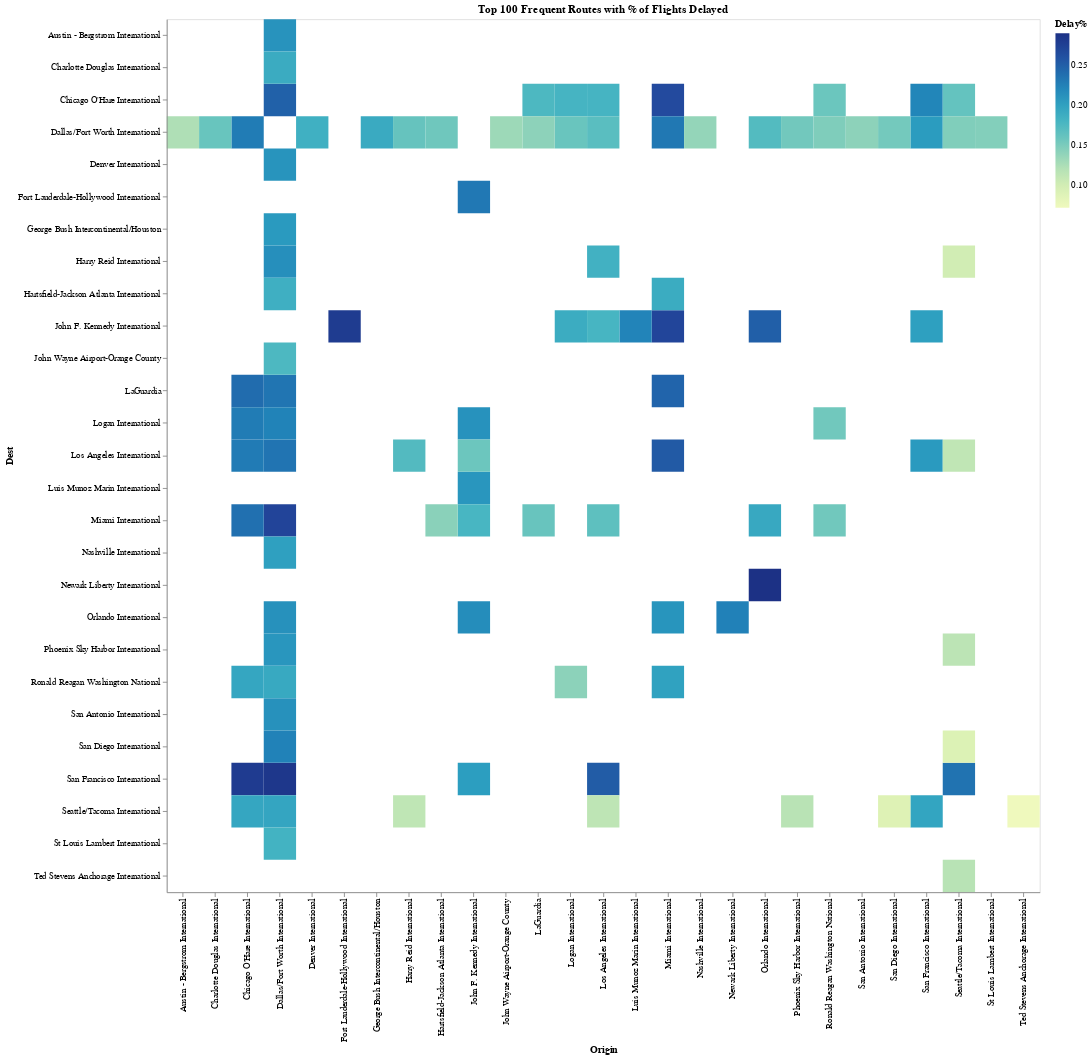

Notebook code for this chart:
### Code cell
cht = alt.Chart(data=top100).mark_rect().encode(
 x='Origin:N',
 y='Dest:N',
 color='Delay%'
)

cht.properties(width=1000, height=1000, title='Top 100 Frequent Routes with % of Flights Delayed')

### Figure 1 — Vega-Lite specification as saved in the notebook (floating-point values rounded to 4 significant figures)
{"config": {"view": {"continuousWidth": 400, "continuousHeight": 300}}, "data": {"name": "data-4fea3e53c117c158569df281a62369bc"}, "mark": "rect", "encoding": {"color": {"type": "quantitative", "field": "Delay%"}, "x": {"type": "nominal", "field": "Origin"}, "y": {"type": "nominal", "field": "Dest"}}, "height": 1000, "title": "Top 100 Frequent Routes with % of Flights Delayed", "width": 1000, "$schema": "https://vega.github.io/schema/vega-lite/v4.8.1.json", "datasets": {"data-4fea3e53c117c158569df281a62369bc": [{"OriginAirportID": 13204, "DestAirportID": 11618, "FL_Num": 16377, "DepDel15": 4761.0, "Origin": "Orlando International", "Dest": "Newark Liberty International", "Delay%": 0.2907, "Route": "Orlando International-Newark Liberty International"}, {"OriginAirportID": 11298, "DestAirportID": 14771, "FL_Num": 21758, "DepDel15": 6205.0, "Origin": "Dallas/Fort Worth International", "Dest": "San Francisco International", "Delay%": 0.2852, "Route": "Dallas/Fort Worth International-San Francisco International"}, {"OriginAirportID": 13930, "DestAirportID": 14771, "FL_Num": 16629, "DepDel15": 4662.0, "Origin": "Chicago O'Hare International", "Dest": "San Francisco International", "Delay%": 0.2804, "Route": "Chicago O'Hare International-San Francisco International"}, {"OriginAirportID": 11697, "DestAirportID": 12478, "FL_Num": 17425, "DepDel15": 4876.0, "Origin": "Fort Lauderdale-Hollywood International", "Dest": "John F. Kennedy International", "Delay%": 0.2798, "Route": "Fort Lauderdale-Hollywood International-John F. Kennedy International"}, {"OriginAirportID": 11298, "DestAirportID": 13303, "FL_Num": 21126, "DepDel15": 5732.0, "Origin": "Dallas/Fort Worth International", "Dest": "Miami International", "Delay%": 0.2713, "Route": "Dallas/Fort Worth International-Miami International"}, {"OriginAirportID": 13303, "DestAirportID": 12478, "FL_Num": 15628, "DepDel15": 4231.0, "Origin": "Miami International", "Dest": "John F. Kennedy International", "Delay%": 0.2707, "Route": "Miami International-John F. Kennedy International"}, {"OriginAirportID": 13303, "DestAirportID": 13930, "FL_Num": 18901, "DepDel15": 5030.0, "Origin": "Miami International", "Dest": "Chicago O'Hare International", "Delay%": 0.2661, "Route": "Miami International-Chicago O'Hare International"}, {"OriginAirportID": 13303, "DestAirportID": 12892, "FL_Num": 16339, "DepDel15": 4152.0, "Origin": "Miami International", "Dest": "Los Angeles International", "Delay%": 0.2541, "Route": "Miami International-Los Angeles International"}, {"OriginAirportID": 12892, "DestAirportID": 14771, "FL_Num": 25095, "DepDel15": 6334.0, "Origin": "Los Angeles International", "Dest": "San Francisco International", "Delay%": 0.2524, "Route": "Los Angeles International-San Francisco International"}, {"OriginAirportID": 13204, "DestAirportID": 12478, "FL_Num": 22622, "DepDel15": 5659.0, "Origin": "Orlando International", "Dest": "John F. Kennedy International", "Delay%": 0.2502, "Route": "Orlando International-John F. Kennedy International"}, {"OriginAirportID": 11298, "DestAirportID": 13930, "FL_Num": 34111, "DepDel15": 8474.0, "Origin": "Dallas/Fort Worth International", "Dest": "Chicago O'Hare International", "Delay%": 0.2484, "Route": "Dallas/Fort Worth International-Chicago O'Hare International"}, {"OriginAirportID": 13303, "DestAirportID": 12953, "FL_Num": 24699, "DepDel15": 6073.0, "Origin": "Miami International", "Dest": "LaGuardia", "Delay%": 0.2459, "Route": "Miami International-LaGuardia"}, {"OriginAirportID": 13930, "DestAirportID": 12953, "FL_Num": 37466, "DepDel15": 9015.0, "Origin": "Chicago O'Hare International", "Dest": "LaGuardia", "Delay%": 0.2406, "Route": "Chicago O'Hare International-LaGuardia"}, {"OriginAirportID": 13930, "DestAirportID": 13303, "FL_Num": 18851, "DepDel15": 4479.0, "Origin": "Chicago O'Hare International", "Dest": "Miami International", "Delay%": 0.2376, "Route": "Chicago O'Hare International-Miami International"}, {"OriginAirportID": 14747, "DestAirportID": 14771, "FL_Num": 20711, "DepDel15": 4874.0, "Origin": "Seattle/Tacoma International", "Dest": "San Francisco International", "Delay%": 0.2353, "Route": "Seattle/Tacoma International-San Francisco International"}, {"OriginAirportID": 11298, "DestAirportID": 12892, "FL_Num": 34455, "DepDel15": 8090.0, "Origin": "Dallas/Fort Worth International", "Dest": "Los Angeles International", "Delay%": 0.2348, "Route": "Dallas/Fort Worth International-Los Angeles International"}, {"OriginAirportID": 11298, "DestAirportID": 12953, "FL_Num": 27897, "DepDel15": 6541.0, "Origin": "Dallas/Fort Worth International", "Dest": "LaGuardia", "Delay%": 0.2345, "Route": "Dallas/Fort Worth International-LaGuardia"}, {"OriginAirportID": 13303, "DestAirportID": 11298, "FL_Num": 20833, "DepDel15": 4842.0, "Origin": "Miami International", "Dest": "Dallas/Fort Worth International", "Delay%": 0.2324, "Route": "Miami International-Dallas/Fort Worth International"}, {"OriginAirportID": 12478, "DestAirportID": 11697, "FL_Num": 17241, "DepDel15": 3997.0, "Origin": "John F. Kennedy International", "Dest": "Fort Lauderdale-Hollywood International", "Delay%": 0.2318, "Route": "John F. Kennedy International-Fort Lauderdale-Hollywood International"}, {"OriginAirportID": 13930, "DestAirportID": 12892, "FL_Num": 24161, "DepDel15": 5564.0, "Origin": "Chicago O'Hare International", "Dest": "Los Angeles International", "Delay%": 0.2303, "Route": "Chicago O'Hare International-Los Angeles International"}, {"OriginAirportID": 13930, "DestAirportID": 10721, "FL_Num": 25489, "DepDel15": 5845.0, "Origin": "Chicago O'Hare International", "Dest": "Logan International", "Delay%": 0.2293, "Route": "Chicago O'Hare International-Logan International"}, {"OriginAirportID": 13930, "DestAirportID": 11298, "FL_Num": 33542, "DepDel15": 7690.0, "Origin": "Chicago O'Hare International", "Dest": "Dallas/Fort Worth International", "Delay%": 0.2293, "Route": "Chicago O'Hare International-Dallas/Fort Worth International"}, {"OriginAirportID": 11618, "DestAirportID": 13204, "FL_Num": 16509, "DepDel15": 3724.0, "Origin": "Newark Liberty International", "Dest": "Orlando International", "Delay%": 0.2256, "Route": "Newark Liberty International-Orlando International"}, {"OriginAirportID": 11298, "DestAirportID": 14679, "FL_Num": 18073, "DepDel15": 4066.0, "Origin": "Dallas/Fort Worth International", "Dest": "San Diego International", "Delay%": 0.225, "Route": "Dallas/Fort Worth International-San Diego International"}, {"OriginAirportID": 11298, "DestAirportID": 10721, "FL_Num": 17431, "DepDel15": 3909.0, "Origin": "Dallas/Fort Worth International", "Dest": "Logan International", "Delay%": 0.2243, "Route": "Dallas/Fort Worth International-Logan International"}, {"OriginAirportID": 14843, "DestAirportID": 12478, "FL_Num": 17470, "DepDel15": 3900.0, "Origin": "Luis Munoz Marin International", "Dest": "John F. Kennedy International", "Delay%": 0.2232, "Route": "Luis Munoz Marin International-John F. Kennedy International"}, {"OriginAirportID": 14771, "DestAirportID": 13930, "FL_Num": 16658, "DepDel15": 3701.0, "Origin": "San Francisco International", "Dest": "Chicago O'Hare International", "Delay%": 0.2222, "Route": "San Francisco International-Chicago O'Hare International"}, {"OriginAirportID": 12478, "DestAirportID": 13204, "FL_Num": 22808, "DepDel15": 4932.0, "Origin": "John F. Kennedy International", "Dest": "Orlando International", "Delay%": 0.2162, "Route": "John F. Kennedy International-Orlando International"}, {"OriginAirportID": 11298, "DestAirportID": 12889, "FL_Num": 21935, "DepDel15": 4709.0, "Origin": "Dallas/Fort Worth International", "Dest": "Harry Reid International", "Delay%": 0.2147, "Route": "Dallas/Fort Worth International-Harry Reid International"}, {"OriginAirportID": 11298, "DestAirportID": 13204, "FL_Num": 20087, "DepDel15": 4278.0, "Origin": "Dallas/Fort Worth International", "Dest": "Orlando International", "Delay%": 0.213, "Route": "Dallas/Fort Worth International-Orlando International"}, {"OriginAirportID": 11298, "DestAirportID": 14683, "FL_Num": 27720, "DepDel15": 5902.0, "Origin": "Dallas/Fort Worth International", "Dest": "San Antonio International", "Delay%": 0.2129, "Route": "Dallas/Fort Worth International-San Antonio International"}, {"OriginAirportID": 12478, "DestAirportID": 10721, "FL_Num": 20086, "DepDel15": 4263.0, "Origin": "John F. Kennedy International", "Dest": "Logan International", "Delay%": 0.2122, "Route": "John F. Kennedy International-Logan International"}, {"OriginAirportID": 11298, "DestAirportID": 10423, "FL_Num": 27358, "DepDel15": 5782.0, "Origin": "Dallas/Fort Worth International", "Dest": "Austin - Bergstrom International", "Delay%": 0.2113, "Route": "Dallas/Fort Worth International-Austin - Bergstrom International"}, {"OriginAirportID": 11298, "DestAirportID": 11292, "FL_Num": 22793, "DepDel15": 4809.0, "Origin": "Dallas/Fort Worth International", "Dest": "Denver International", "Delay%": 0.211, "Route": "Dallas/Fort Worth International-Denver International"}, {"OriginAirportID": 13303, "DestAirportID": 13204, "FL_Num": 17387, "DepDel15": 3653.0, "Origin": "Miami International", "Dest": "Orlando International", "Delay%": 0.2101, "Route": "Miami International-Orlando International"}, {"OriginAirportID": 11298, "DestAirportID": 14107, "FL_Num": 19444, "DepDel15": 4069.0, "Origin": "Dallas/Fort Worth International", "Dest": "Phoenix Sky Harbor International", "Delay%": 0.2093, "Route": "Dallas/Fort Worth International-Phoenix Sky Harbor International"}, {"OriginAirportID": 12478, "DestAirportID": 14843, "FL_Num": 17708, "DepDel15": 3704.0, "Origin": "John F. Kennedy International", "Dest": "Luis Munoz Marin International", "Delay%": 0.2092, "Route": "John F. Kennedy International-Luis Munoz Marin International"}, {"OriginAirportID": 14771, "DestAirportID": 12892, "FL_Num": 25339, "DepDel15": 5234.0, "Origin": "San Francisco International", "Dest": "Los Angeles International", "Delay%": 0.2066, "Route": "San Francisco International-Los Angeles International"}, {"OriginAirportID": 11298, "DestAirportID": 12266, "FL_Num": 17242, "DepDel15": 3557.0, "Origin": "Dallas/Fort Worth International", "Dest": "George Bush Intercontinental/Houston", "Delay%": 0.2063, "Route": "Dallas/Fort Worth International-George Bush Intercontinental/Houston"}, {"OriginAirportID": 14771, "DestAirportID": 11298, "FL_Num": 21617, "DepDel15": 4432.0, "Origin": "San Francisco International", "Dest": "Dallas/Fort Worth International", "Delay%": 0.205, "Route": "San Francisco International-Dallas/Fort Worth International"}, {"OriginAirportID": 12478, "DestAirportID": 14771, "FL_Num": 22786, "DepDel15": 4633.0, "Origin": "John F. Kennedy International", "Dest": "San Francisco International", "Delay%": 0.2033, "Route": "John F. Kennedy International-San Francisco International"}, {"OriginAirportID": 14771, "DestAirportID": 12478, "FL_Num": 22800, "DepDel15": 4593.0, "Origin": "San Francisco International", "Dest": "John F. Kennedy International", "Delay%": 0.2014, "Route": "San Francisco International-John F. Kennedy International"}, {"OriginAirportID": 11298, "DestAirportID": 10693, "FL_Num": 15199, "DepDel15": 3053.0, "Origin": "Dallas/Fort Worth International", "Dest": "Nashville International", "Delay%": 0.2009, "Route": "Dallas/Fort Worth International-Nashville International"}, {"OriginAirportID": 13303, "DestAirportID": 11278, "FL_Num": 18124, "DepDel15": 3617.0, "Origin": "Miami International", "Dest": "Ronald Reagan Washington National", "Delay%": 0.1996, "Route": "Miami International-Ronald Reagan Washington National"}, {"OriginAirportID": 14771, "DestAirportID": 14747, "FL_Num": 20681, "DepDel15": 4066.0, "Origin": "San Francisco International", "Dest": "Seattle/Tacoma International", "Delay%": 0.1966, "Route": "San Francisco International-Seattle/Tacoma International"}, {"OriginAirportID": 11298, "DestAirportID": 14747, "FL_Num": 21152, "DepDel15": 4153.0, "Origin": "Dallas/Fort Worth International", "Dest": "Seattle/Tacoma International", "Delay%": 0.1963, "Route": "Dallas/Fort Worth International-Seattle/Tacoma International"}, {"OriginAirportID": 13930, "DestAirportID": 11278, "FL_Num": 17200, "DepDel15": 3363.0, "Origin": "Chicago O'Hare International", "Dest": "Ronald Reagan Washington National", "Delay%": 0.1955, "Route": "Chicago O'Hare International-Ronald Reagan Washington National"}, {"OriginAirportID": 13930, "DestAirportID": 14747, "FL_Num": 17528, "DepDel15": 3423.0, "Origin": "Chicago O'Hare International", "Dest": "Seattle/Tacoma International", "Delay%": 0.1953, "Route": "Chicago O'Hare International-Seattle/Tacoma International"}, {"OriginAirportID": 13204, "DestAirportID": 13303, "FL_Num": 17569, "DepDel15": 3387.0, "Origin": "Orlando International", "Dest": "Miami International", "Delay%": 0.1928, "Route": "Orlando International-Miami International"}, {"OriginAirportID": 11298, "DestAirportID": 11278, "FL_Num": 20089, "DepDel15": 3862.0, "Origin": "Dallas/Fort Worth International", "Dest": "Ronald Reagan Washington National", "Delay%": 0.1922, "Route": "Dallas/Fort Worth International-Ronald Reagan Washington National"}, {"OriginAirportID": 12266, "DestAirportID": 11298, "FL_Num": 17225, "DepDel15": 3288.0, "Origin": "George Bush Intercontinental/Houston", "Dest": "Dallas/Fort Worth International", "Delay%": 0.1909, "Route": "George Bush Intercontinental/Houston-Dallas/Fort Worth International"}, {"OriginAirportID": 11298, "DestAirportID": 11057, "FL_Num": 15030, "DepDel15": 2855.0, "Origin": "Dallas/Fort Worth International", "Dest": "Charlotte Douglas International", "Delay%": 0.19, "Route": "Dallas/Fort Worth International-Charlotte Douglas International"}, {"OriginAirportID": 13303, "DestAirportID": 10397, "FL_Num": 15513, "DepDel15": 2942.0, "Origin": "Miami International", "Dest": "Hartsfield-Jackson Atlanta International", "Delay%": 0.1896, "Route": "Miami International-Hartsfield-Jackson Atlanta International"}, {"OriginAirportID": 10721, "DestAirportID": 12478, "FL_Num": 20171, "DepDel15": 3807.0, "Origin": "Logan International", "Dest": "John F. Kennedy International", "Delay%": 0.1887, "Route": "Logan International-John F. Kennedy International"}, {"OriginAirportID": 11298, "DestAirportID": 10397, "FL_Num": 25860, "DepDel15": 4813.0, "Origin": "Dallas/Fort Worth International", "Dest": "Hartsfield-Jackson Atlanta International", "Delay%": 0.1861, "Route": "Dallas/Fort Worth International-Hartsfield-Jackson Atlanta International"}, {"OriginAirportID": 11292, "DestAirportID": 11298, "FL_Num": 22905, "DepDel15": 4250.0, "Origin": "Denver International", "Dest": "Dallas/Fort Worth International", "Delay%": 0.1855, "Route": "Denver International-Dallas/Fort Worth International"}, {"OriginAirportID": 12892, "DestAirportID": 12889, "FL_Num": 21186, "DepDel15": 3892.0, "Origin": "Los Angeles International", "Dest": "Harry Reid International", "Delay%": 0.1837, "Route": "Los Angeles International-Harry Reid International"}, {"OriginAirportID": 11298, "DestAirportID": 15016, "FL_Num": 16482, "DepDel15": 3009.0, "Origin": "Dallas/Fort Worth International", "Dest": "St Louis Lambert International", "Delay%": 0.1826, "Route": "Dallas/Fort Worth International-St Louis Lambert International"}, {"OriginAirportID": 12892, "DestAirportID": 13930, "FL_Num": 24386, "DepDel15": 4406.0, "Origin": "Los Angeles International", "Dest": "Chicago O'Hare International", "Delay%": 0.1807, "Route": "Los Angeles International-Chicago O'Hare International"}, {"OriginAirportID": 10721, "DestAirportID": 13930, "FL_Num": 25518, "DepDel15": 4610.0, "Origin": "Logan International", "Dest": "Chicago O'Hare International", "Delay%": 0.1807, "Route": "Logan International-Chicago O'Hare International"}, {"OriginAirportID": 12892, "DestAirportID": 12478, "FL_Num": 40495, "DepDel15": 7297.0, "Origin": "Los Angeles International", "Dest": "John F. Kennedy International", "Delay%": 0.1802, "Route": "Los Angeles International-John F. Kennedy International"}, {"OriginAirportID": 12478, "DestAirportID": 13303, "FL_Num": 15721, "DepDel15": 2816.0, "Origin": "John F. Kennedy International", "Dest": "Miami International", "Delay%": 0.1791, "Route": "John F. Kennedy International-Miami International"}, {"OriginAirportID": 12953, "DestAirportID": 13930, "FL_Num": 37654, "DepDel15": 6651.0, "Origin": "LaGuardia", "Dest": "Chicago O'Hare International", "Delay%": 0.1766, "Route": "LaGuardia-Chicago O'Hare International"}, {"OriginAirportID": 11298, "DestAirportID": 14908, "FL_Num": 18540, "DepDel15": 3267.0, "Origin": "Dallas/Fort Worth International", "Dest": "John Wayne Airport-Orange County", "Delay%": 0.1762, "Route": "Dallas/Fort Worth International-John Wayne Airport-Orange County"}, {"OriginAirportID": 12889, "DestAirportID": 12892, "FL_Num": 21087, "DepDel15": 3647.0, "Origin": "Harry Reid International", "Dest": "Los Angeles International", "Delay%": 0.173, "Route": "Harry Reid International-Los Angeles International"}, {"OriginAirportID": 13204, "DestAirportID": 11298, "FL_Num": 20025, "DepDel15": 3460.0, "Origin": "Orlando International", "Dest": "Dallas/Fort Worth International", "Delay%": 0.1728, "Route": "Orlando International-Dallas/Fort Worth International"}, {"OriginAirportID": 12892, "DestAirportID": 11298, "FL_Num": 34466, "DepDel15": 5809.0, "Origin": "Los Angeles International", "Dest": "Dallas/Fort Worth International", "Delay%": 0.1685, "Route": "Los Angeles International-Dallas/Fort Worth International"}, {"OriginAirportID": 12892, "DestAirportID": 13303, "FL_Num": 16254, "DepDel15": 2700.0, "Origin": "Los Angeles International", "Dest": "Miami International", "Delay%": 0.1661, "Route": "Los Angeles International-Miami International"}, {"OriginAirportID": 14747, "DestAirportID": 13930, "FL_Num": 17380, "DepDel15": 2822.0, "Origin": "Seattle/Tacoma International", "Dest": "Chicago O'Hare International", "Delay%": 0.1624, "Route": "Seattle/Tacoma International-Chicago O'Hare International"}, {"OriginAirportID": 12889, "DestAirportID": 11298, "FL_Num": 21935, "DepDel15": 3540.0, "Origin": "Harry Reid International", "Dest": "Dallas/Fort Worth International", "Delay%": 0.1614, "Route": "Harry Reid International-Dallas/Fort Worth International"}, {"OriginAirportID": 12953, "DestAirportID": 13303, "FL_Num": 24280, "DepDel15": 3887.0, "Origin": "LaGuardia", "Dest": "Miami International", "Delay%": 0.1601, "Route": "LaGuardia-Miami International"}, {"OriginAirportID": 11057, "DestAirportID": 11298, "FL_Num": 14912, "DepDel15": 2385.0, "Origin": "Charlotte Douglas International", "Dest": "Dallas/Fort Worth International", "Delay%": 0.1599, "Route": "Charlotte Douglas International-Dallas/Fort Worth International"}, {"OriginAirportID": 10721, "DestAirportID": 11298, "FL_Num": 17776, "DepDel15": 2829.0, "Origin": "Logan International", "Dest": "Dallas/Fort Worth International", "Delay%": 0.1591, "Route": "Logan International-Dallas/Fort Worth International"}, {"OriginAirportID": 11278, "DestAirportID": 13930, "FL_Num": 17237, "DepDel15": 2730.0, "Origin": "Ronald Reagan Washington National", "Dest": "Chicago O'Hare International", "Delay%": 0.1584, "Route": "Ronald Reagan Washington National-Chicago O'Hare International"}, {"OriginAirportID": 12478, "DestAirportID": 12892, "FL_Num": 40273, "DepDel15": 6356.0, "Origin": "John F. Kennedy International", "Dest": "Los Angeles International", "Delay%": 0.1578, "Route": "John F. Kennedy International-Los Angeles International"}, {"OriginAirportID": 10397, "DestAirportID": 11298, "FL_Num": 25872, "DepDel15": 4042.0, "Origin": "Hartsfield-Jackson Atlanta International", "Dest": "Dallas/Fort Worth International", "Delay%": 0.1562, "Route": "Hartsfield-Jackson Atlanta International-Dallas/Fort Worth International"}, {"OriginAirportID": 11278, "DestAirportID": 10721, "FL_Num": 23053, "DepDel15": 3582.0, "Origin": "Ronald Reagan Washington National", "Dest": "Logan International", "Delay%": 0.1554, "Route": "Ronald Reagan Washington National-Logan International"}, {"OriginAirportID": 11278, "DestAirportID": 13303, "FL_Num": 18190, "DepDel15": 2821.0, "Origin": "Ronald Reagan Washington National", "Dest": "Miami International", "Delay%": 0.1551, "Route": "Ronald Reagan Washington National-Miami International"}, {"OriginAirportID": 14107, "DestAirportID": 11298, "FL_Num": 19394, "DepDel15": 3001.0, "Origin": "Phoenix Sky Harbor International", "Dest": "Dallas/Fort Worth International", "Delay%": 0.1547, "Route": "Phoenix Sky Harbor International-Dallas/Fort Worth International"}, {"OriginAirportID": 14679, "DestAirportID": 11298, "FL_Num": 18015, "DepDel15": 2765.0, "Origin": "San Diego International", "Dest": "Dallas/Fort Worth International", "Delay%": 0.1535, "Route": "San Diego International-Dallas/Fort Worth International"}, {"OriginAirportID": 11278, "DestAirportID": 11298, "FL_Num": 20273, "DepDel15": 3001.0, "Origin": "Ronald Reagan Washington National", "Dest": "Dallas/Fort Worth International", "Delay%": 0.148, "Route": "Ronald Reagan Washington National-Dallas/Fort Worth International"}, {"OriginAirportID": 14747, "DestAirportID": 11298, "FL_Num": 21380, "DepDel15": 3151.0, "Origin": "Seattle/Tacoma International", "Dest": "Dallas/Fort Worth International", "Delay%": 0.1474, "Route": "Seattle/Tacoma International-Dallas/Fort Worth International"}, {"OriginAirportID": 15016, "DestAirportID": 11298, "FL_Num": 16515, "DepDel15": 2416.0, "Origin": "St Louis Lambert International", "Dest": "Dallas/Fort Worth International", "Delay%": 0.1463, "Route": "St Louis Lambert International-Dallas/Fort Worth International"}, {"OriginAirportID": 10397, "DestAirportID": 13303, "FL_Num": 15516, "DepDel15": 2210.0, "Origin": "Hartsfield-Jackson Atlanta International", "Dest": "Miami International", "Delay%": 0.1424, "Route": "Hartsfield-Jackson Atlanta International-Miami International"}, {"OriginAirportID": 10721, "DestAirportID": 11278, "FL_Num": 22702, "DepDel15": 3217.0, "Origin": "Logan International", "Dest": "Ronald Reagan Washington National", "Delay%": 0.1417, "Route": "Logan International-Ronald Reagan Washington National"}, {"OriginAirportID": 12953, "DestAirportID": 11298, "FL_Num": 27922, "DepDel15": 3937.0, "Origin": "LaGuardia", "Dest": "Dallas/Fort Worth International", "Delay%": 0.141, "Route": "LaGuardia-Dallas/Fort Worth International"}, {"OriginAirportID": 14683, "DestAirportID": 11298, "FL_Num": 27507, "DepDel15": 3878.0, "Origin": "San Antonio International", "Dest": "Dallas/Fort Worth International", "Delay%": 0.141, "Route": "San Antonio International-Dallas/Fort Worth International"}, {"OriginAirportID": 10693, "DestAirportID": 11298, "FL_Num": 15114, "DepDel15": 2073.0, "Origin": "Nashville International", "Dest": "Dallas/Fort Worth International", "Delay%": 0.1372, "Route": "Nashville International-Dallas/Fort Worth International"}, {"OriginAirportID": 14908, "DestAirportID": 11298, "FL_Num": 18673, "DepDel15": 2476.0, "Origin": "John Wayne Airport-Orange County", "Dest": "Dallas/Fort Worth International", "Delay%": 0.1326, "Route": "John Wayne Airport-Orange County-Dallas/Fort Worth International"}, {"OriginAirportID": 10423, "DestAirportID": 11298, "FL_Num": 27466, "DepDel15": 3385.0, "Origin": "Austin - Bergstrom International", "Dest": "Dallas/Fort Worth International", "Delay%": 0.1232, "Route": "Austin - Bergstrom International-Dallas/Fort Worth International"}, {"OriginAirportID": 14747, "DestAirportID": 10299, "FL_Num": 32848, "DepDel15": 3876.0, "Origin": "Seattle/Tacoma International", "Dest": "Ted Stevens Anchorage International", "Delay%": 0.118, "Route": "Seattle/Tacoma International-Ted Stevens Anchorage International"}, {"OriginAirportID": 14107, "DestAirportID": 14747, "FL_Num": 15901, "DepDel15": 1874.0, "Origin": "Phoenix Sky Harbor International", "Dest": "Seattle/Tacoma International", "Delay%": 0.1179, "Route": "Phoenix Sky Harbor International-Seattle/Tacoma International"}, {"OriginAirportID": 14747, "DestAirportID": 14107, "FL_Num": 15857, "DepDel15": 1843.0, "Origin": "Seattle/Tacoma International", "Dest": "Phoenix Sky Harbor International", "Delay%": 0.1162, "Route": "Seattle/Tacoma International-Phoenix Sky Harbor International"}, {"OriginAirportID": 12892, "DestAirportID": 14747, "FL_Num": 29081, "DepDel15": 3337.0, "Origin": "Los Angeles International", "Dest": "Seattle/Tacoma International", "Delay%": 0.1147, "Route": "Los Angeles International-Seattle/Tacoma International"}, {"OriginAirportID": 12889, "DestAirportID": 14747, "FL_Num": 19944, "DepDel15": 2272.0, "Origin": "Harry Reid International", "Dest": "Seattle/Tacoma International", "Delay%": 0.1139, "Route": "Harry Reid International-Seattle/Tacoma International"}, {"OriginAirportID": 14747, "DestAirportID": 12892, "FL_Num": 29083, "DepDel15": 3286.0, "Origin": "Seattle/Tacoma International", "Dest": "Los Angeles International", "Delay%": 0.113, "Route": "Seattle/Tacoma International-Los Angeles International"}, {"OriginAirportID": 14747, "DestAirportID": 12889, "FL_Num": 20011, "DepDel15": 2021.0, "Origin": "Seattle/Tacoma International", "Dest": "Harry Reid International", "Delay%": 0.101, "Route": "Seattle/Tacoma International-Harry Reid International"}, {"OriginAirportID": 14747, "DestAirportID": 14679, "FL_Num": 15353, "DepDel15": 1412.0, "Origin": "Seattle/Tacoma International", "Dest": "San Diego International", "Delay%": 0.09197, "Route": "Seattle/Tacoma International-San Diego International"}, {"OriginAirportID": 14679, "DestAirportID": 14747, "FL_Num": 15383, "DepDel15": 1392.0, "Origin": "San Diego International", "Dest": "Seattle/Tacoma International", "Delay%": 0.09049, "Route": "San Diego International-Seattle/Tacoma International"}, {"OriginAirportID": 10299, "DestAirportID": 14747, "FL_Num": 32583, "DepDel15": 2336.0, "Origin": "Ted Stevens Anchorage International", "Dest": "Seattle/Tacoma International", "Delay%": 0.07169, "Route": "Ted Stevens Anchorage International-Seattle/Tacoma International"}]}}
